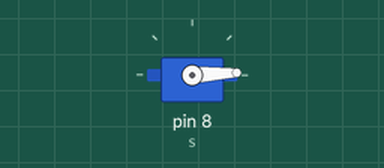
The sketch below on a simulated Arduino Uno, built with avr-gcc and run on an emulated ATmega328P. Shown: servo.

Above: at 0.05 s.
At 0.9 s:
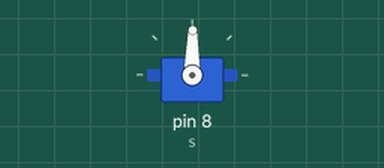
At 1.75 s:
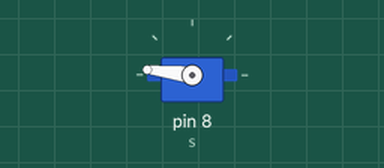
At 3.45 s:
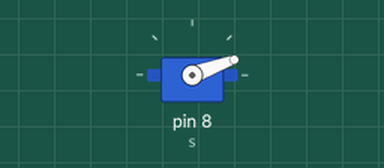
Timing chart, 0 to 8.4 s (numbered marks = the images above):
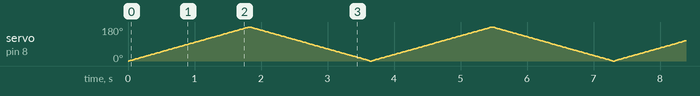

The sketch:

Servo_check.ino
```cpp
#include <Servo.h>
int sec=10,steps=1;
Servo s;
int i;

void setup()
{

  s.attach(8);
}

void loop()
{

  for(i=0;i<=180;i+=steps)
  {
    s.write(i);
    delay(sec);
  }
  for(i=180;i>=0;i-=steps)
  {
    s.write(i);
    delay(sec);
  }
 // s.write(0);
}
```
